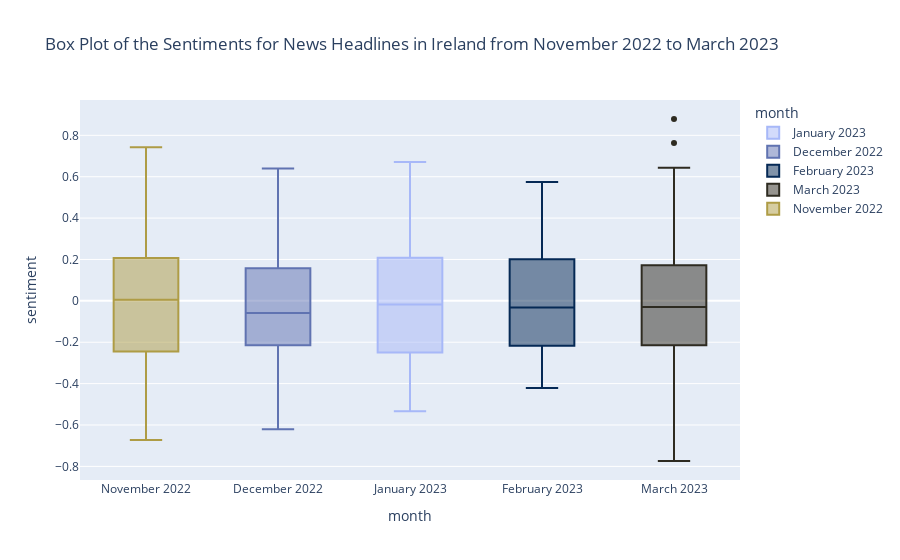

The code cell stored with this chart in its notebook:
### Code cell
# PROTANOPIA COLOR PALLETTE
fig = px.box(
    irelandNewsDF, 
    y="sentiment", 
    x="month", 
    color="month",
    title="Box Plot of the Sentiments for News Headlines in Ireland from November 2022 to March 2023",
    color_discrete_map={
        "November 2022": "#AE9C45", 
        "December 2022": "#6073B1", 
        "January 2023": "#A7B8F8", 
        "February 2023": "#052955", 
        "March 2023": "#2E2B21"
    }
)
fig.update_layout(xaxis={'categoryorder': 'array', 'categoryarray': ["November 2022", "December 2022", "January 2023", "February 2023", "March 2023",]})
fig.show()

### Figure 1 — Plotly figure (JSON) as saved in the notebook; plotly's stock layout.template omitted (floating-point values rounded to 4 significant figures)
{"data": [{"alignmentgroup": "True", "hovertemplate": "month=%{x}<br>sentiment=%{y}<extra></extra>", "legendgroup": "January 2023", "marker": {"color": "#A7B8F8"}, "name": "January 2023", "notched": false, "offsetgroup": "January 2023", "orientation": "v", "showlegend": true, "type": "box", "x": ["January 2023", "January 2023", "January 2023", "January 2023", "January 2023", "January 2023", "January 2023", "January 2023", "January 2023", "January 2023", "January 2023", "January 2023", "January 2023", "January 2023", "January 2023", "January 2023", "January 2023", "January 2023", "January 2023", "January 2023", "January 2023", "January 2023", "January 2023", "January 2023", "January 2023", "January 2023", "January 2023", "January 2023", "January 2023", "January 2023", "January 2023", "January 2023", "January 2023", "January 2023", "January 2023", "January 2023", "January 2023", "January 2023", "January 2023", "January 2023", "January 2023", "January 2023", "January 2023", "January 2023", "January 2023", "January 2023", "January 2023", "January 2023", "January 2023", "January 2023", "January 2023", "January 2023", "January 2023", "January 2023", "January 2023", "January 2023", "January 2023", "January 2023", "January 2023", "January 2023", "January 2023", "January 2023", "January 2023", "January 2023", "January 2023", "January 2023", "January 2023", "January 2023", "January 2023", "January 2023", "January 2023", "January 2023", "January 2023", "January 2023", "January 2023", "January 2023"], "x0": " ", "xaxis": "x", "y": [0.341, -0.077, 0.365, 0.358, -0.127, 0.271, -0.283, -0.102, -0.019, 0.289, 0.611, -0.09, 0.067, -0.252, 0.032, -0.21, -0.302, 0.38, -0.348, -0.24, -0.118, 0.111, -0.442, -0.248, 0.331, -0.346, 0.215, 0.13, 0.054, -0.289, -0.114, -0.533, -0.129, -0.036, 0.046, -0.396, -0.258, 0.67, 0.165, 0.011, 0.671, -0.255, 0.044, 0.201, -0.393, 0.648, -0.44, -0.05, -0.017, 0.216, 0.176, 0.621, -0.245, 0.07, 0.053, 0.172, -0.131, 0.085, 0.09, -0.152, -0.279, 0.144, 0.362, -0.403, -0.265, 0.398, -0.369, -0.455, 0.37, -0.143, -0.328, 0.041, -0.201, 0.24, 0.237, -0.206], "y0": " ", "yaxis": "y"}, {"alignmentgroup": "True", "hovertemplate": "month=%{x}<br>sentiment=%{y}<extra></extra>", "legendgroup": "December 2022", "marker": {"color": "#6073B1"}, "name": "December 2022", "notched": false, "offsetgroup": "December 2022", "orientation": "v", "showlegend": true, "type": "box", "x": ["December 2022", "December 2022", "December 2022", "December 2022", "December 2022", "December 2022", "December 2022", "December 2022", "December 2022", "December 2022", "December 2022", "December 2022", "December 2022", "December 2022", "December 2022", "December 2022", "December 2022", "December 2022", "December 2022", "December 2022", "December 2022", "December 2022", "December 2022", "December 2022", "December 2022", "December 2022", "December 2022", "December 2022", "December 2022", "December 2022", "December 2022", "December 2022", "December 2022", "December 2022", "December 2022", "December 2022", "December 2022", "December 2022", "December 2022", "December 2022", "December 2022", "December 2022", "December 2022", "December 2022", "December 2022", "December 2022", "December 2022", "December 2022", "December 2022", "December 2022", "December 2022", "December 2022", "December 2022", "December 2022", "December 2022", "December 2022", "December 2022", "December 2022", "December 2022", "December 2022", "December 2022", "December 2022", "December 2022", "December 2022", "December 2022", "December 2022", "December 2022", "December 2022", "December 2022", "December 2022", "December 2022", "December 2022", "December 2022", "December 2022", "December 2022", "December 2022", "December 2022", "December 2022", "December 2022", "December 2022", "December 2022", "December 2022", "December 2022", "December 2022", "December 2022", "December 2022", "December 2022", "December 2022", "December 2022", "December 2022", "December 2022", "December 2022", "December 2022", "December 2022", "December 2022", "December 2022", "December 2022", "December 2022", "December 2022", "December 2022", "December 2022", "December 2022", "December 2022", "December 2022", "December 2022", "December 2022", "December 2022", "December 2022", "December 2022", "December 2022", "December 2022", "December 2022", "December 2022", "December 2022", "December 2022", "December 2022", "December 2022", "December 2022"], "x0": " ", "xaxis": "x", "y": [0.377, -0.137, 0.381, 0.128, 0.014, 0.246, -0.345, -0.012, -0.221, -0.215, -0.316, 0.381, -0.301, 0.356, -0.221, 0.478, 0.341, 0.244, -0.045, 0.14, -0.048, -0.06, 0.103, 0.341, -0.102, -0.301, -0.335, 0.001, 0.207, -0.307, 0.137, 0.055, -0.189, 0.226, -0.058, -0.336, -0.621, 0.207, -0.108, -0.122, 0.158, -0.156, -0.215, -0.129, 0.2, -0.104, -0.201, 0.147, -0.12, 0.038, -0.149, -0.244, 0.168, -0.123, -0.301, 0.062, 0.64, -0.314, -0.197, -0.245, -0.3, 0.042, -0.278, -0.088, -0.084, 0.037, 0.122, 0.37, 0.387, -0.157, -0.293, 0.25, -0.165, -0.062, 0.199, 0.095, -0.117, -0.292, -0.186, -0.013, -0.096, -0.214, 0.211, 0.551, 0.23, 0.025, 0.046, -0.311, -0.227, 0.272, -0.084, 0.52, -0.314, -0.204, -0.379, -0.169, 0.032, -0.382, 0.225, 0.095, 0.34, -0.287, -0.056, -0.292, 0.228, 0.094, -0.371, -0.142, 0.014, -0.118, 0.103, -0.065, 0.074, 0.018, -0.347, -0.231, 0.166, 0.448], "y0": " ", "yaxis": "y"}, {"alignmentgroup": "True", "hovertemplate": "month=%{x}<br>sentiment=%{y}<extra></extra>", "legendgroup": "February 2023", "marker": {"color": "#052955"}, "name": "February 2023", "notched": false, "offsetgroup": "February 2023", "orientation": "v", "showlegend": true, "type": "box", "x": ["February 2023", "February 2023", "February 2023", "February 2023", "February 2023", "February 2023", "February 2023", "February 2023", "February 2023", "February 2023", "February 2023", "February 2023", "February 2023", "February 2023", "February 2023", "February 2023", "February 2023", "February 2023", "February 2023", "February 2023", "February 2023", "February 2023", "February 2023", "February 2023", "February 2023", "February 2023", "February 2023", "February 2023", "February 2023", "February 2023", "February 2023", "February 2023", "February 2023", "February 2023", "February 2023", "February 2023", "February 2023", "February 2023", "February 2023", "February 2023", "February 2023", "February 2023", "February 2023", "February 2023", "February 2023", "February 2023", "February 2023", "February 2023"], "x0": " ", "xaxis": "x", "y": [-0.146, -0.364, 0.189, -0.134, -0.065, 0.428, -0.236, 0.302, 0.175, -0.399, -0.195, -0.267, 0.044, 0.213, -0.22, -0.09, -0.14, 0.177, 0.231, -0.051, 0.162, -0.213, -0.327, -0.367, 0.293, 0.16, 0.447, -0.372, -0.282, -0.013, 0.001, 0.159, -0.413, 0.189, 0.473, 0.025, -0.063, 0.3, 0.424, -0.421, -0.106, 0.574, 0.348, -0.121, -0.093, 0.044, 0.288, -0.313], "y0": " ", "yaxis": "y"}, {"alignmentgroup": "True", "hovertemplate": "month=%{x}<br>sentiment=%{y}<extra></extra>", "legendgroup": "March 2023", "marker": {"color": "#2E2B21"}, "name": "March 2023", "notched": false, "offsetgroup": "March 2023", "orientation": "v", "showlegend": true, "type": "box", "x": ["March 2023", "March 2023", "March 2023", "March 2023", "March 2023", "March 2023", "March 2023", "March 2023", "March 2023", "March 2023", "March 2023", "March 2023", "March 2023", "March 2023", "March 2023", "March 2023", "March 2023", "March 2023", "March 2023", "March 2023", "March 2023", "March 2023", "March 2023", "March 2023", "March 2023", "March 2023", "March 2023", "March 2023", "March 2023", "March 2023", "March 2023", "March 2023", "March 2023", "March 2023", "March 2023", "March 2023", "March 2023", "March 2023", "March 2023", "March 2023", "March 2023", "March 2023", "March 2023", "March 2023", "March 2023", "March 2023", "March 2023", "March 2023", "March 2023", "March 2023", "March 2023", "March 2023", "March 2023", "March 2023", "March 2023", "March 2023", "March 2023", "March 2023", "March 2023", "March 2023", "March 2023", "March 2023", "March 2023", "March 2023", "March 2023", "March 2023", "March 2023", "March 2023", "March 2023", "March 2023", "March 2023", "March 2023", "March 2023", "March 2023", "March 2023", "March 2023", "March 2023", "March 2023", "March 2023", "March 2023", "March 2023", "March 2023", "March 2023", "March 2023", "March 2023", "March 2023", "March 2023", "March 2023", "March 2023", "March 2023", "March 2023", "March 2023", "March 2023", "March 2023", "March 2023", "March 2023", "March 2023", "March 2023", "March 2023", "March 2023"], "x0": " ", "xaxis": "x", "y": [-0.216, -0.213, -0.32, 0.031, -0.506, 0.355, -0.044, 0.457, -0.033, -0.036, 0.454, -0.109, 0.598, 0.493, -0.469, -0.024, 0.385, -0.365, -0.326, -0.108, 0.049, 0.036, 0.008, 0.081, 0.212, -0.477, 0.416, 0.059, -0.454, -0.273, 0.162, 0.005, -0.057, -0.029, -0.177, 0.35, -0.064, -0.082, -0.093, -0.204, 0.119, 0.065, 0, 0.113, -0.444, 0.128, -0.336, 0.112, -0.019, -0.085, 0.441, 0.879, 0.172, 0.763, 0.044, 0.14, -0.233, 0.611, -0.488, 0.211, -0.137, -0.106, -0.259, 0.643, 0.369, -0.774, 0.628, 0.113, -0.118, -0.239, 0.172, 0.233, -0.003, -0.386, -0.097, 0.247, -0.37, -0.136, 0.482, 0.249, -0.106, 0.469, -0.196, -0.376, 0.048, -0.076, 0.186, 0.043, -0.358, -0.428, -0.5, -0.088, -0.094, -0.159, -0.573, 0.149, -0.363, -0.413, -0.031, 0.574], "y0": " ", "yaxis": "y"}, {"alignmentgroup": "True", "hovertemplate": "month=%{x}<br>sentiment=%{y}<extra></extra>", "legendgroup": "November 2022", "marker": {"color": "#AE9C45"}, "name": "November 2022", "notched": false, "offsetgroup": "November 2022", "orientation": "v", "showlegend": true, "type": "box", "x": ["November 2022", "November 2022", "November 2022", "November 2022", "November 2022", "November 2022", "November 2022", "November 2022", "November 2022", "November 2022", "November 2022", "November 2022", "November 2022", "November 2022", "November 2022", "November 2022", "November 2022", "November 2022", "November 2022", "November 2022", "November 2022", "November 2022", "November 2022", "November 2022", "November 2022", "November 2022", "November 2022", "November 2022", "November 2022", "November 2022", "November 2022", "November 2022", "November 2022", "November 2022", "November 2022", "November 2022", "November 2022", "November 2022", "November 2022", "November 2022", "November 2022", "November 2022", "November 2022", "November 2022", "November 2022", "November 2022", "November 2022", "November 2022", "November 2022", "November 2022", "November 2022", "November 2022", "November 2022", "November 2022", "November 2022", "November 2022", "November 2022", "November 2022", "November 2022", "November 2022", "November 2022", "November 2022", "November 2022", "November 2022", "November 2022", "November 2022", "November 2022", "November 2022", "November 2022", "November 2022", "November 2022", "November 2022", "November 2022", "November 2022", "November 2022", "November 2022", "November 2022", "November 2022", "November 2022", "November 2022", "November 2022", "November 2022", "November 2022", "November 2022"], "x0": " ", "xaxis": "x", "y": [-0.085, 0.055, -0.043, 0.296, 0.188, -0.366, -0.184, -0.472, -0.139, 0.249, 0.301, -0.386, 0.057, 0.168, 0.307, 0.734, -0.09, -0.542, 0.004, 0.448, -0.533, -0.14, -0.113, 0.114, -0.079, -0.326, -0.288, 0.226, 0.201, -0.188, 0.337, -0.214, 0.213, -0.396, 0.497, -0.673, 0.401, -0.168, -0.487, -0.131, -0.055, 0.293, 0.504, -0.597, -0.387, 0.545, -0.196, -0.469, 0.273, -0.27, 0.034, -0.14, 0.196, -0.153, -0.371, 0.093, 0.597, -0.341, -0.033, 0.055, 0.742, 0.046, -0.014, 0.007, 0.513, -0.219, 0.259, 0.057, -0.299, -0.34, 0.159, -0.323, 0.021, 0.227, -0.168, 0.106, 0.147, -0.274, 0.166, 0.552, 0.017, -0.368, 0.092, 0.094], "y0": " ", "yaxis": "y"}], "layout": {"boxmode": "overlay", "legend": {"title": {"text": "month"}, "tracegroupgap": 0}, "title": {"text": "Box Plot of the Sentiments for News Headlines in Ireland from November 2022 to March 2023"}, "xaxis": {"anchor": "y", "categoryarray": ["November 2022", "December 2022", "January 2023", "February 2023", "March 2023"], "categoryorder": "array", "domain": [0, 1], "title": {"text": "month"}}, "yaxis": {"anchor": "x", "domain": [0, 1], "title": {"text": "sentiment"}}}}
